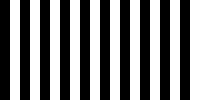
#> input picture lab2/obraz.bmp, 200 x 100 px
$ python zad2.py
#> lines starting #> are read from the running program, lines starting #| are printed output that depends on the picture; after the words box and inside, x2 and y2 are one past the last pixel; in counts of white or black regions, pixels touching at a corner belong together
from PIL import Image
import numpy as np

def rysuj_ramki(w,h,grub):
#> called with w = 80, h = 130, grub = 5
    tab = np.ones((h,w),dtype=np.bool_)
    ile = min(w, h) // (grub*2)
    for i in range(0,ile,2):
        top = i * grub
        bottom = h - top
        left = i * grub
        right = w - left
        tab[top:top+grub, left:right] = 0
        tab[bottom - grub:bottom, left:right] = 0
        tab[top:bottom, left:left + grub] = 0
        tab[top:bottom, right - grub:right] = 0
    return Image.fromarray(tab)
ramka = rysuj_ramki(80,130,5)
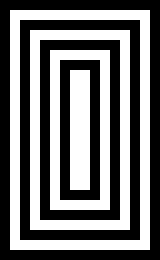
#> ramka: PIL image 80x130 1 (shown 2 times larger); 46.2% white; 4 white regions, box (x1, y1, x2, y2) and area: (5, 5, 75, 125) 1800, (15, 15, 65, 115) 1400, (25, 25, 55, 105) 1000, (35, 35, 45, 95) 600
# ramka.save("ramka.bmp")
# ramka.show()
obrazek = Image.open("obraz.bmp")
#> obrazek is the input picture: PIL image 200x100 P; 50% white; 10 white regions, largest, box (x1, y1, x2, y2) and area: (10, 0, 20, 100) 1000, (30, 0, 40, 100) 1000, (50, 0, 60, 100) 1000
mode = obrazek.mode
#> mode = 'P'
size = obrazek.size
#> size = (200, 100)
value = obrazek
tablica = np.asarray(obrazek)
wymiar = tablica.shape
#> wymiar = (100, 200)
typ = tablica.dtype
pixel = np.asarray(obrazek)


obrazek2=Image.fromarray(tablica)
# obrazek2.show()
print("tryb:", mode, " wartość pikesla:", pixel[13,66], " wartość elem tablicy:", pixel[97,20])
#| tryb: P  wartość pikesla: 0  wartość elem tablicy: 0


def rysuj_pasy_pionowe(w,h,grub):
#> called with w = 100, h = 100, grub = 5
    t = (h, w)
    tab = np.ones(t,dtype=np.bool_)
    ile = int(h/grub)
    for k in range(ile):
        for g in range(grub):
            i = k * grub + g
            for j in range(h):
                tab[j, i] = k % 2
    return Image.fromarray(tab)
obrazek = rysuj_pasy_pionowe(100,100, 5)
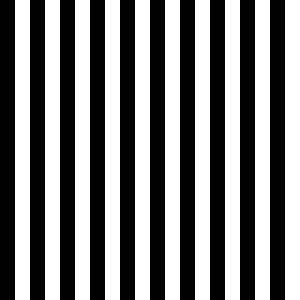
#> obrazek: PIL image 100x100 1 (shown 3 times larger); 50% white; 10 white regions, largest, box (x1, y1, x2, y2) and area: (5, 0, 10, 100) 500, (15, 0, 20, 100) 500, (25, 0, 30, 100) 500
# obrazek.show()

def rysuj_wlasne(w,h,grub):
    tab = np.ones((h,w),dtype=np.bool_)
    tab[(h//2)-grub:grub+(h//2), :] = 0
    tab[:,(w//2)-grub:grub+(w//2)] = 0
    return Image.fromarray(tab)
krzyz = rysuj_wlasne(100,200,10)
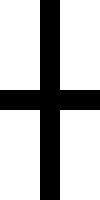
#> krzyz: PIL image 100x200 1; 72% white; 1 black region, box (x1, y1, x2, y2) and area: (0, 0, 100, 200) 5600
krzyz.show()
krzyz.save("krzyz.bmp")
